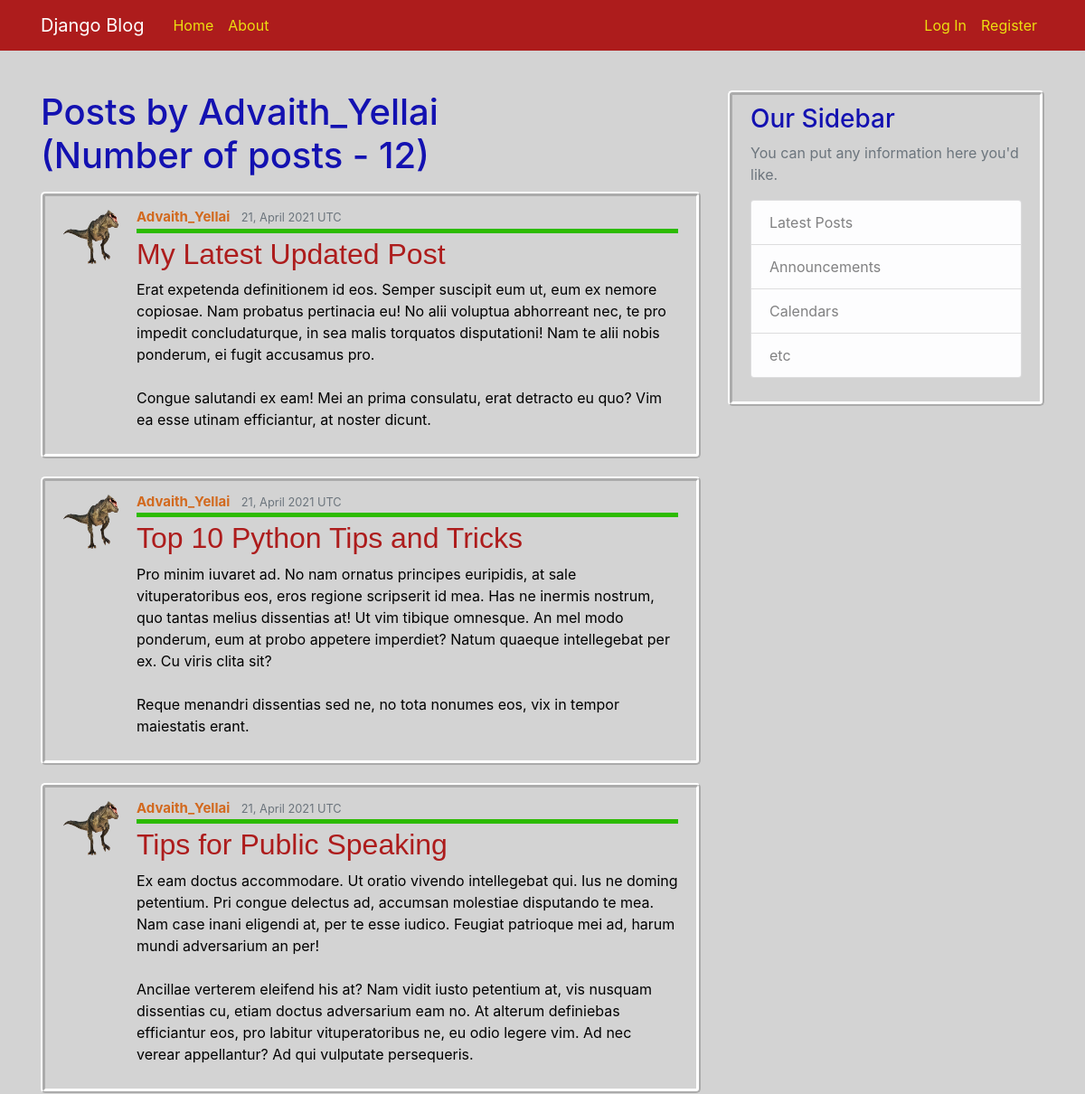
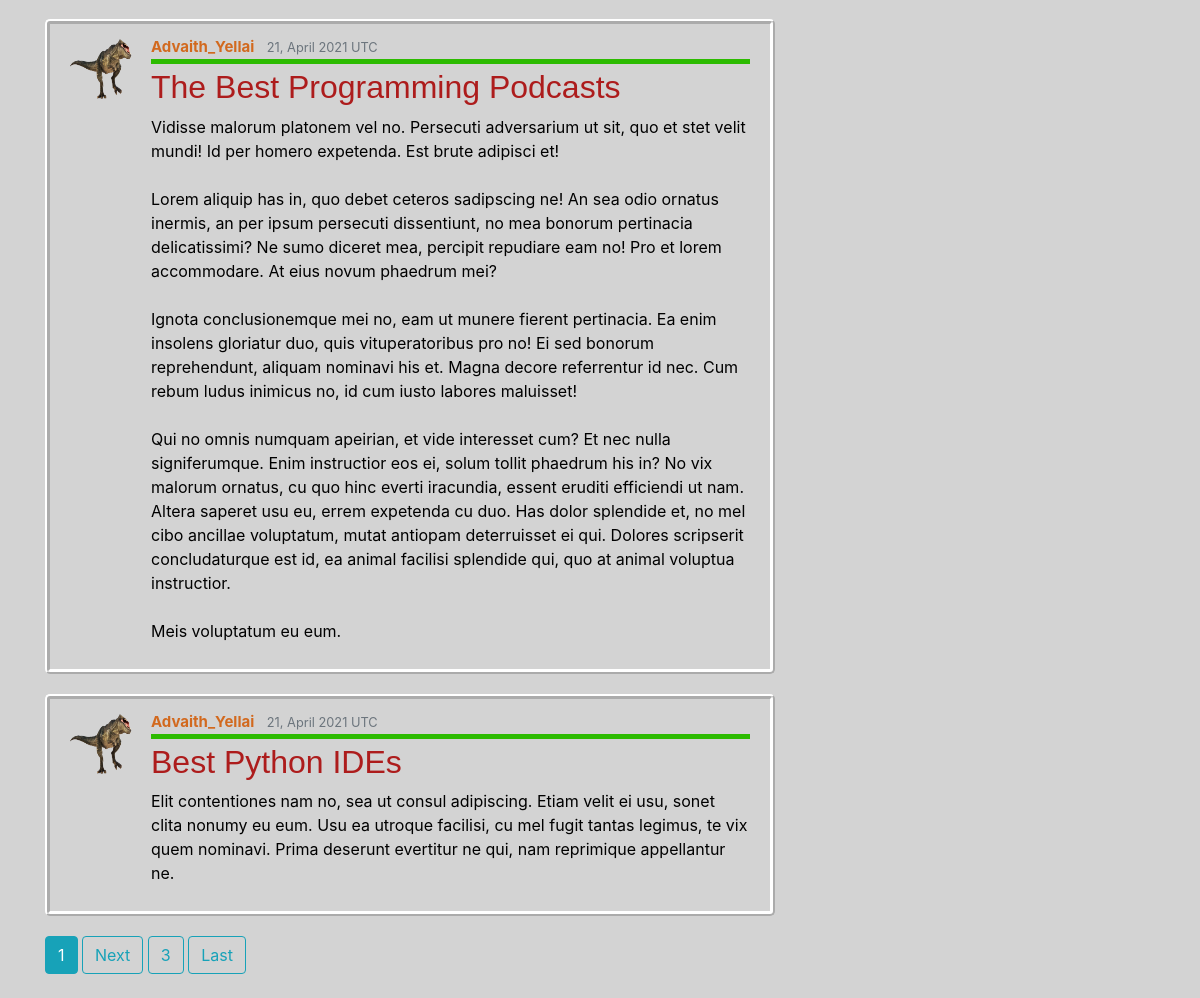
The app's page /user/Advaith_Yellai with its own data (2 pictures, top to bottom).
### blog/models.py (models this page shows, shortened)
class Post(models.Model):
    title = models.CharField(max_length = 100)
    content = models.TextField()
    date_added = models.DateTimeField(default= timezone.now)
    author = models.ForeignKey(User, on_delete=models.CASCADE)

### users/models.py (models this page shows, shortened)
class Profile(models.Model):
    user = models.OneToOneField(User, on_delete= models.CASCADE)
    image = models.ImageField(default = "default.png", upload_to= 'profile_pics')

### blog/views.py (the view)
# urls.py: path('user/<str:username>', UserPostListView.as_view(), name="user-posts"),
class UserPostListView(ListView):
    model = Post
    template_name = "blog/user_posts.html"
    context_object_name = 'posts'
    paginate_by = 5
    def get_queryset(self):
        user = get_object_or_404(User, username=self.kwargs.get('username'))
        return Post.objects.filter(author=user).order_by('-date_added')

### blog/templates/blog/user_posts.html (shortened to what this page needs)
{% extends "blog/base.html" %}
{% block content %}
    <h1 class="mb-3">Posts by {{ view.kwargs.username }}<br> (Number of posts - {{ page_obj.paginator.count }})</h1>
    {% for post in posts %}
        <article class="media content-section">
            <img class="rounded-circle article-img" src="{{ post.author.profile.image.url }}" alt="profile pic">
            <div class="media-body">
                <div class="article-metadata">
                    <a class="mr-2" href="{% url 'user-posts' post.author.username %}">{{ post.author }}</a>
                    <small class="text-muted">{{ post.date_added|date:"d, N Y e" }}</small>
                </div>
                <h2><a class="article-title" href="{% url 'post-detail' post.id %}">{{ post.title }}</a></h2>
                <p class="article-content">{{ post.content }}</p>
            </div>
        </article>
    {% endfor %}
    {% if is_paginated %}
        {% for num in page_obj.paginator.page_range %}
            {% if page_obj.number == num %}
                <a class="btn btn-info mb-4" href="?page={{ num }}">{{ num }}</a>
            {% endif %}
        {% endfor %}
        {% if page_obj.has_next %}
            <a class="btn btn-outline-info mb-4" href="?page={{ page_obj.next_page_number }}">Next</a>
        {% endif %}
        {% for num in page_obj.paginator.page_range %}
            {% if num < page_obj.number|add:'4' and num > page_obj.number %}
                {% if num != page_obj.number|add:'1' %}
                    <a class="btn btn-outline-info mb-4" href="?page={{ num }}">{{ num }}</a>
                {% endif %}
            {% endif %}
        {% endfor %}
        {% if page_obj.has_next %}
            <a class="btn btn-outline-info mb-4" href="?page={{ page_obj.paginator.num_pages }}">Last</a>
        {% endif %}
    {% endif %}
{% endblock content %}

### blog/templates/blog/base.html (shortened to what this page needs)
{% load static %}
<!DOCTYPE html>
<html>
    <head>
        <link rel="stylesheet" href="https://maxcdn.bootstrapcdn.com/bootstrap/4.0.0/css/bootstrap.min.css">
        <link rel="stylesheet" href="{% static 'blog/main.css' %}" type="text/css">
    </head>
    <body>
        <header class="site-header">
            <nav class="navbar navbar-expand-md navbar-dark bg-steel fixed-top">
                <div class="container">
                    <a class="navbar-brand mr-4" href="{% url 'blog-home' %}">Django Blog</a>
                    <div class="collapse navbar-collapse" id="navbarToggle">
                        <div class="navbar-nav mr-auto">
                            <a class="nav-item nav-link" href="{% url 'blog-home' %}">Home</a>
                            <a class="nav-item nav-link" href="{% url 'blog-about' %}">About</a>
                        </div>
                        <div class="navbar-nav">
                            {% if user.is_authenticated %}
                                <a class="nav-item nav-link" href="{% url 'post-create' %}">Create New Blog</a>
                                <a class="nav-item nav-link" href="{% url 'profile' %}">Profile</a>
                                <a class="nav-item nav-link" href="{% url 'logout' %}">Log Out</a>
                            {% else %}
                                <a class="nav-item nav-link" href="{% url 'login' %}">Log In</a>
                                <a class="nav-item nav-link" href="{% url 'register' %}">Register</a>
                            {% endif %}
                        </div>
                    </div>
                </div>
            </nav>
        </header>
        <main role="main" class="container">
            <div class="row">
                <div class="col-md-8">
                    {% block content %}{% endblock %}
                </div>
                <div class="col-md-4">
                    <div class="content-section">
                        <h3>Our Sidebar</h3>
                        <p class='text-muted'>You can put any information here you'd like.
                            <ul class="list-group">
                                <li class="list-group-item list-group-item-light">Latest Posts</li>
                                <li class="list-group-item list-group-item-light">Announcements</li>
                                <li class="list-group-item list-group-item-light">Calendars</li>
                                <li class="list-group-item list-group-item-light">etc</li>
                            </ul>
                        </p>
                    </div>
                </div>
            </div>
        </main>
    </body>
</html>

### blog/static/blog/main.css (style rules this page uses)
body { background-color: #d3d3d3; color: #000000; margin-top: 100px; }
h1, h2, h3, h4, h5, h6 { color: #1311b1; }
ul { margin: 0; }
.bg-steel { background-color: #ad1c1c; }
.site-header .navbar-nav .nav-link { color: #ecde11; }
.content-section { background: transparent; padding: 10px 20px; border: 5px ridge #ffffff; border-radius: 5px; margin-bottom: 20px; }
.article-title { color: #ad1c1c; font-family: sans-serif; }
.article-content { white-space: pre-line; }
.article-img { height: 65px; width: 65px; margin-right: 16px; }
.article-metadata { padding-bottom: 1px; margin-bottom: 4px; border-bottom: 5px solid #2cbb00 }
.article-metadata a { color: chocolate; font-size: 15px; font-weight: bold; }

### records on screen
Post: author.profile.image (picture), author "Advaith_Yellai", date_added "21, April 2021 UTC", title "My Latest Updated Post", content "Erat expetenda definitionem id eos. Semper suscipit eum ut, eum ex nemore copiosae. Nam probatus pertinacia eu! No alii voluptua abhorreant nec, te pro impedit concludaturque, in sea malis torquatos disputationi! Nam te alii nobis ponderum, ei fugit accusamus pro. Congue salutandi ex eam! Mei an prima consulatu, erat detracto eu quo? Vim ea esse utinam efficiantur, at noster dicunt."
Post: author.profile.image (picture), author "Advaith_Yellai", date_added "21, April 2021 UTC", title "Top 10 Python Tips and Tricks", content "Pro minim iuvaret ad. No nam ornatus principes euripidis, at sale vituperatoribus eos, eros regione scripserit id mea. Has ne inermis nostrum, quo tantas melius dissentias at! Ut vim tibique omnesque. An mel modo ponderum, eum at probo appetere imperdiet? Natum quaeque intellegebat per ex. Cu viris clita sit? Reque menandri dissentias sed ne, no tota nonumes eos, vix in tempor maiestatis erant."
Post: author.profile.image (picture), author "Advaith_Yellai", date_added "21, April 2021 UTC", title "Tips for Public Speaking", content "Ex eam doctus accommodare. Ut oratio vivendo intellegebat qui. Ius ne doming petentium. Pri congue delectus ad, accumsan molestiae disputando te mea. Nam case inani eligendi at, per te esse iudico. Feugiat patrioque mei ad, harum mundi adversarium an per! Ancillae verterem eleifend his at? Nam vidit iusto petentium at, vis nusquam dissentias cu, etiam doctus adversarium eam no. At alterum definiebas efficiantur eos, pro labitur vituperatoribus ne, eu odio legere vim. Ad nec verear appellantur? Ad qui vulputate persequeris."
Post: author.profile.image (picture), author "Advaith_Yellai", date_added "21, April 2021 UTC", title "The Best Programming Podcasts", content "Vidisse malorum platonem vel no. Persecuti adversarium ut sit, quo et stet velit mundi! Id per homero expetenda. Est brute adipisci et! Lorem aliquip has in, quo debet ceteros sadipscing ne! An sea odio ornatus inermis, an per ipsum persecuti dissentiunt, no mea bonorum pertinacia delicatissimi? Ne sumo diceret mea, percipit repudiare eam no! Pro et lorem accommodare. At eius novum phaedrum mei? Ignota conclusionemque mei no, eam ut munere fierent pertinacia. Ea enim insolens gloriatur duo, quis vituperatoribus pro no! Ei sed bonorum reprehendunt, aliquam nominavi his et. Magna decore referrentur id nec. Cum rebum ludus inimicus no, id cum iusto labores maluisset! Qui no omnis numquam…"
Post: author.profile.image (picture), author "Advaith_Yellai", date_added "21, April 2021 UTC", title "Best Python IDEs", content "Elit contentiones nam no, sea ut consul adipiscing. Etiam velit ei usu, sonet clita nonumy eu eum. Usu ea utroque facilisi, cu mel fugit tantas legimus, te vix quem nominavi. Prima deserunt evertitur ne qui, nam reprimique appellantur ne."

### other values on screen
{{ view.kwargs.username }} "Advaith_Yellai"
{{ page_obj.paginator.count }} "12"
{{ num }} "1"
{{ num }} "3"
